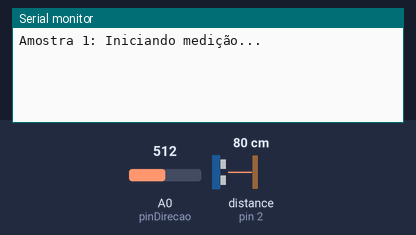
A sketch run on a simulated Arduino Uno, built with avr-gcc and run on an emulated ATmega328P. On the bench: the last lines printed to the serial monitor. Wiring (inferred from the names in the program): range finder with pulse-width output: data pin 2. The inputs (shaded band) are chosen by the test bench; at power-on: A0 (pinDirecao) = 512, distance to the obstacle (sensor on pin 2) 80 cm.

Above: at 1.2 s.
1.3 s: A0 (pinDirecao) set to 122
At 6.2 s:
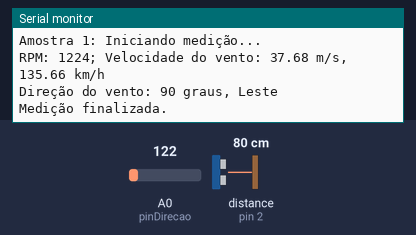
6.5 s: A0 (pinDirecao) set to 0
At 7.5 s:
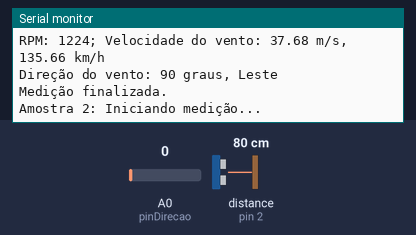
20.5 s: A0 (pinDirecao) set to 306
At 22.4 s:
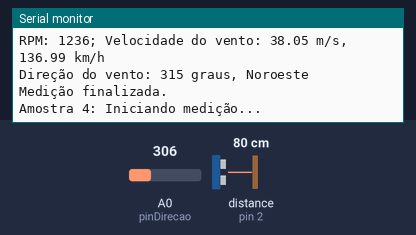
Timing chart, 0 to 23.9 s (numbered marks = the images above; inputs shaded):
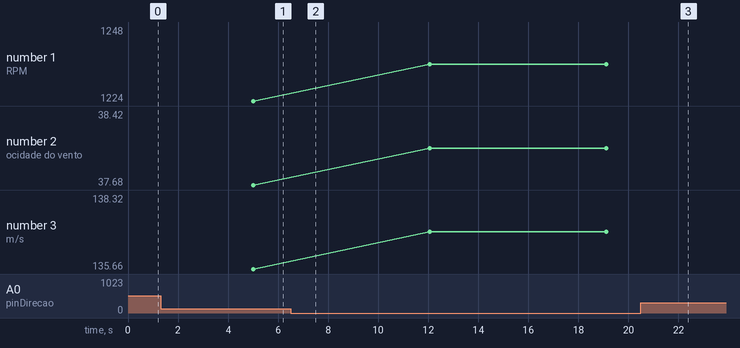

Measured:
- after the input at 1.3 s, the serial monitor: prints a new line after 3.8 s (image 1)
- plotted number 1: 1236 → 1248 after the input at 20.5 s
- plotted number 2: 38.05 → 38.42 after the input at 20.5 s
- plotted number 3: 136.99 → 138.32 after the input at 20.5 s

The sketch:

Anemometro_com_indicador_de_direcao.INO
```cpp
#define pinHallSensor 2   // Pino digital para o sensor Hall

// Definições de pinos e constantes
const int pinDirecao = A0;     // Pino analógico para direção do vento
const int raioAnemometro = 147; // Raio do anemômetro em mm
const int periodo = 5000;      // Tempo de medição em milissegundos
const int tempoEspera = 2000;  // Tempo entre amostras em milissegundos

// Constante para o valor de Pi
const float pi = 3.14159265;

// Variáveis globais
unsigned int contador = 0;
unsigned int RPM = 0;
unsigned int amostra = 0;      // Contador de amostras
float velocidadeVentoMS = 0;
float velocidadeVentoKMH = 0;

// Funções para configurar e rodar o código
void setup() {
  pinMode(pinHallSensor, INPUT_PULLUP);  // Pino do sensor Hall com pull-up ativo
  Serial.begin(9600);                    // Inicializa comunicação serial
}

void loop() {
  amostra++;                // Incrementa o número de amostras
  Serial.print("\nAmostra ");
  Serial.print(amostra);
  Serial.println(": Iniciando medição...");

  medirVelocidadeVento();   // Medição de velocidade do vento
  exibirResultados();       // Exibe as informações de velocidade e direção

  Serial.println("Medição finalizada.");
  delay(tempoEspera);
}

// Função para medir a velocidade do vento
void medirVelocidadeVento() {
  contador = 0;
  attachInterrupt(digitalPinToInterrupt(pinHallSensor), incrementarContador, RISING);
  delay(periodo);
  detachInterrupt(digitalPinToInterrupt(pinHallSensor));

  RPM = (contador * 60) / (periodo / 1000);   // Calcula RPM
  velocidadeVentoMS = calcularVelocidadeMS(); // Calcula velocidade em m/s
  velocidadeVentoKMH = velocidadeVentoMS * 3.6; // Converte para km/h
}

// Função para exibir os resultados
void exibirResultados() {
  Serial.print("RPM: ");
  Serial.print(RPM);
  Serial.print("; Velocidade do vento: ");
  Serial.print(velocidadeVentoMS);
  Serial.print(" m/s, ");
  Serial.print(velocidadeVentoKMH);
  Serial.println(" km/h");

  exibirDirecaoVento();  // Exibe a direção do vento
}

// Função para calcular a velocidade em m/s
float calcularVelocidadeMS() {
  return (4 * pi * raioAnemometro * RPM) / 60000.0; // Velocidade do vento em m/s
}

// Função para exibir a direção do vento
void exibirDirecaoVento() {
  float valor = analogRead(pinDirecao) * (5.0 / 1023.0); // Leitura do sensor de direção

  int direcaoGraus;
  String direcaoNome;

  if (valor <= 0.27) { direcaoGraus = 315; direcaoNome = "Noroeste"; }
  else if (valor <= 0.32) { direcaoGraus = 270; direcaoNome = "Oeste"; }
  else if (valor <= 0.38) { direcaoGraus = 225; direcaoNome = "Sudoeste"; }
  else if (valor <= 0.45) { direcaoGraus = 180; direcaoNome = "Sul"; }
  else if (valor <= 0.57) { direcaoGraus = 135; direcaoNome = "Sudeste"; }
  else if (valor <= 0.75) { direcaoGraus = 90; direcaoNome = "Leste"; }
  else if (valor <= 1.25) { direcaoGraus = 45; direcaoNome = "Nordeste"; }
  else { direcaoGraus = 0; direcaoNome = "Norte"; }

  Serial.print("Direção do vento: ");
  Serial.print(direcaoGraus);
  Serial.print(" graus, ");
  Serial.println(direcaoNome);
}

// Função de interrupção para incrementar o contador
void incrementarContador() {
  contador++;
}
```
